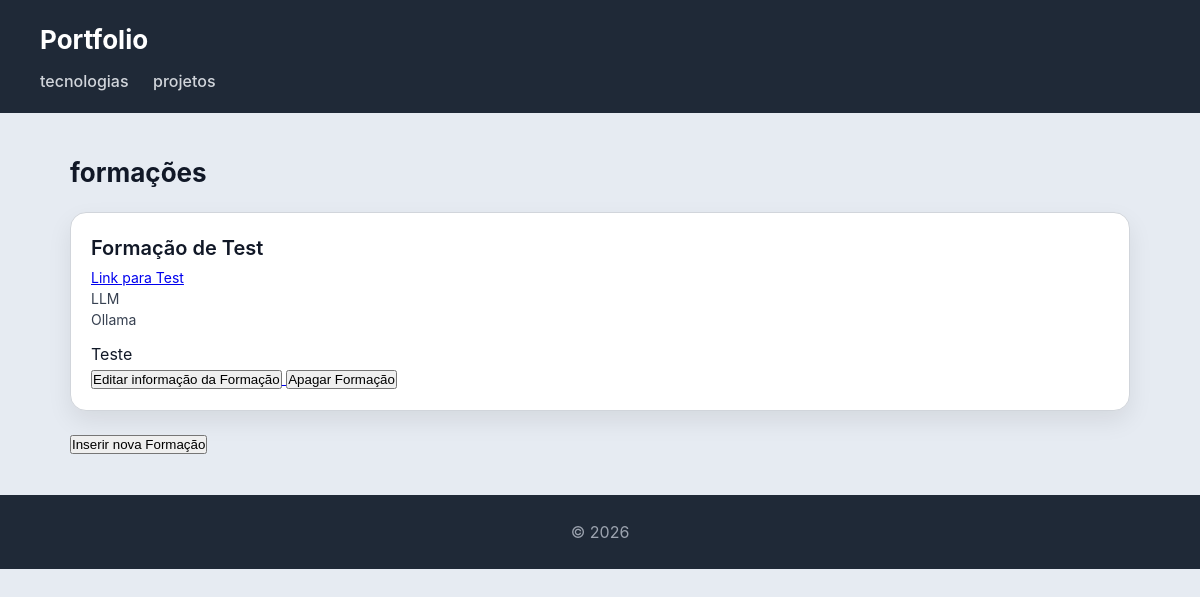
Screenshot of /formacoes/ with the database file from the repository.
### portfolio/models.py (models this page shows, shortened)
class Formacao(models.Model):
    nome = models.CharField(max_length=255)
    descricao = models.TextField(blank=True)
    link = models.CharField(blank=True)
    data_conclusao = models.DateField()
    tecnologias = models.ManyToManyField(Tecnologia, related_name="formacoes", blank=True)

class Tecnologia(models.Model):
    nome = models.CharField(max_length=255)
    logotipo = models.ImageField(upload_to='portfolio/fotos', null=True, blank=True)
    link = models.CharField(max_length=255)
    descricao = models.TextField(blank=True)

### portfolio/views.py (the view)
# urls.py: path('formacoes/', views.formacoes_view, name="formacoes"),
def formacoes_view(request):
    Formacoes = Formacao.objects.all()
    return render(request, 'portfolio/formacoes.html', {'formacoes': Formacoes})

### portfolio/templates/portfolio/formacoes.html
{% extends "portfolio/base.html" %}
{% block content %}
<h2>formações</h2>
<section>
    {% for formacao in formacoes %}
    <article>
        <header>
            <h3>{{ formacao.nome }}</h3>
            <p><a href="{{ formacao.link }}">{{ formacao.link }}</a></p>
            {% for tecnologia in formacao.tecnologias.all %}
                <p>{{ tecnologia.nome }}</p>
            {% endfor %}
        </header>
        <section>
            <p>
                {{ formacao.descricao }}
            </p>
            <a href="{% url 'edita_formacao' formacao.id %}">
                <button>Editar informação da Formação</button>
            </a>
            <a href="{% url 'apaga_formacao' formacao.id %}">
                <button>Apagar Formação</button>
            </a>
        </section>
    </article>
    {% endfor %}
    <a href="{% url 'novo_formacao' %}">
        <button>Inserir nova Formação</button>
    </a>
</section>
{% endblock %}

### portfolio/static/portfolio/styles.css (style rules this page uses)
* { box-sizing: border-box; margin: 0; padding: 0; }
body { font-family: "Inter", "Segoe UI", system-ui, -apple-system, sans-serif; background: #e6ebf2; color: #111827; line-height: 1.5; }
h2 { margin-bottom: 20px; font-size: 26px; }
section > article { background: white; padding: 20px; border-radius: 16px; border: 1px solid #d1d5db; box-shadow: 0 10px 25px rgba(0,0,0,0.08); transition: all 0.25s ease; margin-bottom: 20px; }
article > header { margin-bottom: 12px; }
article > header > h3 { font-size: 20px; font-weight: 600; margin-bottom: 4px; }
article > header > p { font-size: 14px; color: #374151; }
article > section { margin-top: 10px; }

### rows the page displays
Formacao: nome "Formação de Test", link "Link para Test", descricao "Teste"
Tecnologia: nome "LLM"
Tecnologia: nome "Ollama"
